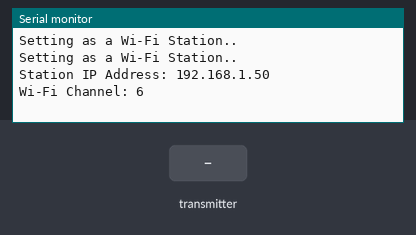
Recording of a sketch running on a simulated ESP8266 (NodeMCU). Parts: the last lines printed to the serial monitor. The inputs (shaded band) are chosen by the test bench. WiFi joins after 1.5 s; servers stay silent unless stated.

Above: at 3.2 s.
3.3 s: the transmitter starts sending id = 0
At 3.61 s:
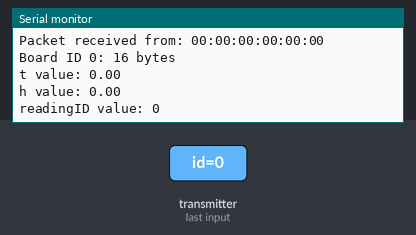
4.8 s: the transmitter starts sending temp = 25
6.3 s: the transmitter starts sending hum = 25
7.8 s: the transmitter starts sending readingId = 1
At 8.11 s:
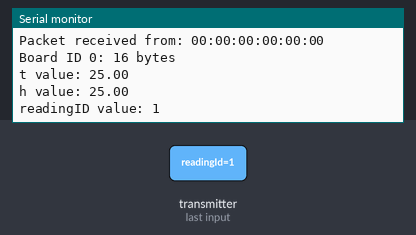
9.3 s: the transmitter starts sending id = 1
10.8 s: the transmitter starts sending temp = 50
Timing chart, 0 to 13.3 s (numbered marks = the images above; inputs shaded):
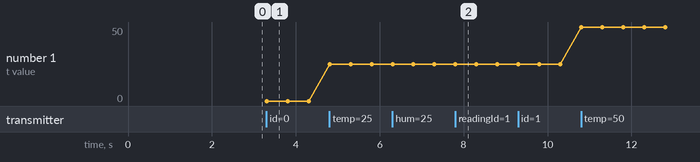

The sketch:

my_SenderWebserver.ino
```cpp
//include all libraries
#include <espnow.h>
#include <ESP8266WiFi.h>
#include "ESPAsyncWebServer.h"
#include "ESPAsyncTCP.h"
#include <Arduino_JSON.h>

//Network Credentials
const char* ssid = "AndroidAP819E";
const char* password = "12345678";

//structure of data
typedef struct struct_message {
  int id;
  float temp;
  float hum;
  unsigned int readingId;
} struct_message;

struct_message incomingReadings;

JSONVar board;

AsyncWebServer server(80);
AsyncEventSource events("/events");

// callback function that will be executed when data is received
void OnDataRecv(uint8_t * mac_addr, uint8_t *incomingData, uint8_t len) {
  // Copies the sender mac address to a string
  char macStr[18];
  Serial.print("Packet received from: ");
  snprintf(macStr, sizeof(macStr), "%02x:%02x:%02x:%02x:%02x:%02x",
           mac_addr[0], mac_addr[1], mac_addr[2], mac_addr[3], mac_addr[4], mac_addr[5]);
  Serial.println(macStr);
  memcpy(&incomingReadings, incomingData, sizeof(incomingReadings));

  board["id"] = incomingReadings.id;
  board["temperature"] = incomingReadings.temp;
  board["humidity"] = incomingReadings.hum;
  board["readingId"] = String(incomingReadings.readingId);
  String jsonString = JSON.stringify(board);
  events.send(jsonString.c_str(), "new_readings", millis());

  Serial.printf("Board ID %u: %u bytes\n", incomingReadings.id, len);
  Serial.printf("t value: %4.2f \n", incomingReadings.temp);
  Serial.printf("h value: %4.2f \n", incomingReadings.hum);
  Serial.printf("readingID value: %d \n", incomingReadings.readingId);
  Serial.println();
}
const char index_html[] PROGMEM = R"rawliteral(
<!DOCTYPE HTML><html>
<head>
  <title>ESP-NOW DASHBOARD</title>
  <meta name="viewport" content="width=device-width, initial-scale=1">
  <link rel="stylesheet" href="https://use.fontawesome.com/releases/v5.7.2/css/all.css" integrity="sha384-fnmOCqbTlWIlj8LyTjo7mOUStjsKC4pOpQbqyi7RrhN7udi9RwhKkMHpvLbHG9Sr" crossorigin="anonymous">
  <link rel="icon" href="data:,">
  <style>
    html {font-family: Arial; display: inline-block; text-align: center;}
    h1 {  font-size: 2rem;}
    body {  margin: 0;}
    .topnav { overflow: hidden; background-color: #2f4468; color: white; font-size: 1.7rem; }
    .content { padding: 20px; }
    .card { background-color: white; box-shadow: 2px 2px 12px 1px rgba(140,140,140,.5); }
    .cards { max-width: 700px; margin: 0 auto; display: grid; grid-gap: 2rem; grid-template-columns: repeat(auto-fit, minmax(320px, 1fr)); }
    .reading { font-size: 2.8rem; }
    .timestamp { color: #bebebe; font-size: 1rem; }
    .card-title{ font-size: 1.2rem; font-weight : bold; }
    .card.temperature { color: #B10F2E; }
    .card.humidity { color: #50B8B4; }
  </style>
</head>
<body>
  <div class="topnav">
    <h1>ESP-NOW DASHBOARD</h1>
  </div>
  <div class="content">
    <div class="cards">
      <div class="card temperature">
        <p class="card-title"><i class="fas fa-thermometer-half"></i> BOARD #1 - TEMPERATURE</p><p><span class="reading"><span id="t1"></span> &deg;C</span></p><p class="timestamp">Last Reading: <span id="rt1"></span></p>
      </div>
      <div class="card humidity">
        <p class="card-title"><i class="fas fa-tint"></i> BOARD #1 - HUMIDITY</p><p><span class="reading"><span id="h1"></span> &percnt;</span></p><p class="timestamp">Last Reading: <span id="rh1"></span></p>
      </div>
      <div class="card temperature">
        <p class="card-title"><i class="fas fa-thermometer-half"></i> BOARD #2 - TEMPERATURE</p><p><span class="reading"><span id="t2"></span> &deg;C</span></p><p class="timestamp">Last Reading: <span id="rt2"></span></p>
      </div>
      <div class="card humidity">
        <p class="card-title"><i class="fas fa-tint"></i> BOARD #2 - HUMIDITY</p><p><span class="reading"><span id="h2"></span> &percnt;</span></p><p class="timestamp">Last Reading: <span id="rh2"></span></p>
      </div>
    </div>
  </div>
<script>
function getDateTime() {
  var currentdate = new Date();
  var datetime = currentdate.getDate() + "/"
  + (currentdate.getMonth()+1) + "/"
  + currentdate.getFullYear() + " at "
  + currentdate.getHours() + ":"
  + currentdate.getMinutes() + ":"
  + currentdate.getSeconds();
  return datetime;
}
if (!!window.EventSource) {
 var source = new EventSource('/events');

 source.addEventListener('open', function(e) {
  console.log("Events Connected");
 }, false);
 source.addEventListener('error', function(e) {
  if (e.target.readyState != EventSource.OPEN) {
    console.log("Events Disconnected");
  }
 }, false);

 source.addEventListener('message', function(e) {
  console.log("message", e.data);
 }, false);

 source.addEventListener('new_readings', function(e) {
  console.log("new_readings", e.data);
  var obj = JSON.parse(e.data);
  document.getElementById("t"+obj.id).innerHTML = obj.temperature.toFixed(2);
  document.getElementById("h"+obj.id).innerHTML = obj.humidity.toFixed(2);
  document.getElementById("rt"+obj.id).innerHTML = getDateTime();
  document.getElementById("rh"+obj.id).innerHTML = getDateTime();
 }, false);
}
</script>
</body>
</html>)rawliteral";
void setup() {
  // put your setup code here, to run once:
  // Initialize Serial Monitor
  Serial.begin(115200);

  // Set the device as a Station and Soft Access Point simultaneously
  WiFi.mode(WIFI_AP_STA);

  // Set device as a Wi-Fi Station
  WiFi.begin(ssid, password);
  while (WiFi.status() != WL_CONNECTED) {
    delay(1000);
    Serial.println("Setting as a Wi-Fi Station..");
  }
  Serial.print("Station IP Address: ");
  Serial.println(WiFi.localIP());
  Serial.print("Wi-Fi Channel: ");
  Serial.println(WiFi.channel());

  // Init ESP-NOW
  if (esp_now_init() != 0) {
    Serial.println("Error initializing ESP-NOW");
    return;
  }

  // Once ESPNow is successfully Init, we will register for recv CB to
  // get recv packer info
  esp_now_register_recv_cb(OnDataRecv);

  server.on("/", HTTP_GET, [](AsyncWebServerRequest * request) {
    request->send_P(200, "text/html", index_html);
  });

  events.onConnect([](AsyncEventSourceClient * client) {
    if (client->lastId()) {
      Serial.printf("Client reconnected! Last message ID that it got is: %u\n", client->lastId());
    }
    // send event with message "hello!", id current millis
    // and set reconnect delay to 1 second
    client->send("hello!", NULL, millis(), 10000);
  });
  server.addHandler(&events);
  server.begin();

}

void loop() {
  // put your main code here, to run repeatedly:
  static unsigned long lastEventTime = millis();
  static const unsigned long EVENT_INTERVAL_MS = 5000;
  if ((millis() - lastEventTime) > EVENT_INTERVAL_MS) {
    events.send("ping", NULL, millis());
    lastEventTime = millis();

  }
}
```

Measured:
- after the input at 3.3 s, the serial monitor: prints a new line at once (image 1)
- after the input at 7.8 s, the serial monitor: prints a new line at once (image 2)
- plotted number 1: 0 → 25 after the input at 4.8 s, 25 → 50 after the input at 10.8 s
